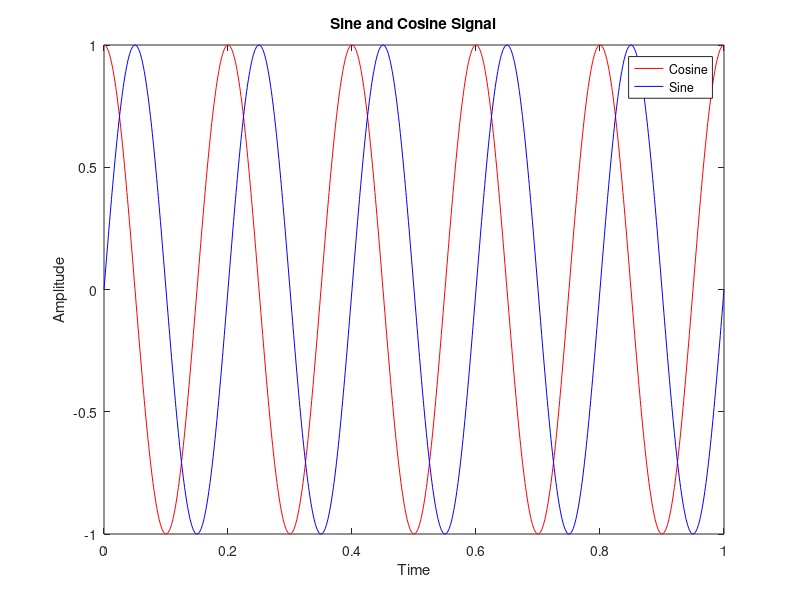
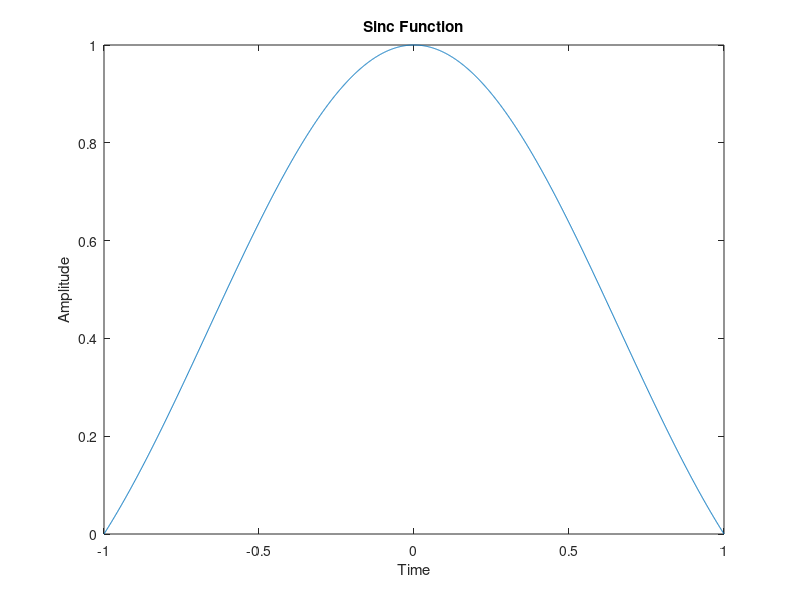
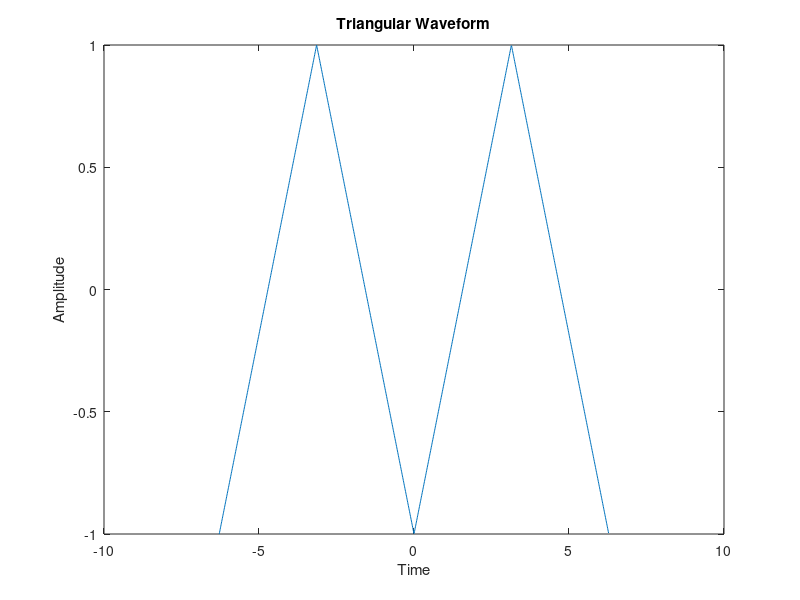
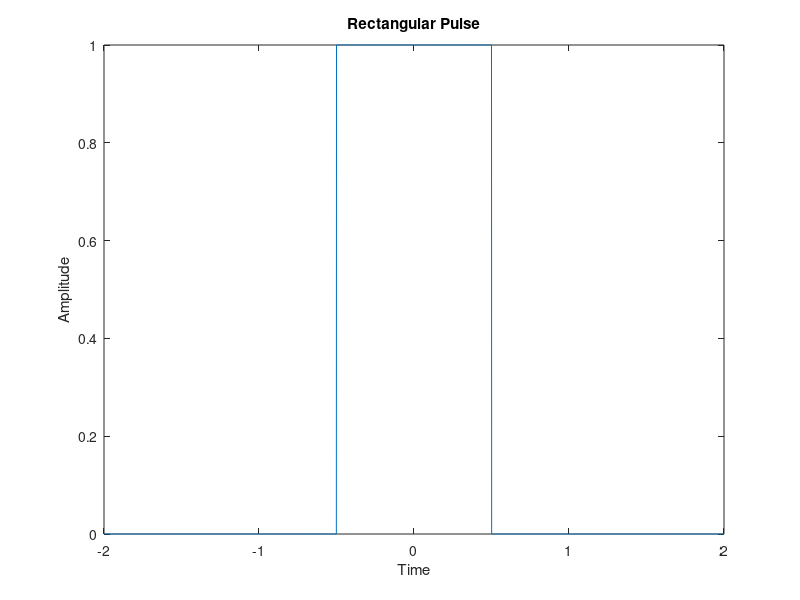

These figures' MATLAB source, in order:
clc;
clear;
close all;
% 1. Sine / Cosine Signal
t = 0:0.001:1;
f=5;
x1 = cos(2*pi*f*t);
x2 = sin(2*pi*f*t);
figure;
plot(t,x1,'r',t,x2,'b');
xlabel('Time');
ylabel('Amplitude');
title('Sine and Cosine Signal');
legend('Cosine','Sine');

% 2. Sinc Function

t1= -1:0.001:1
x3 = sin(pi*t1)./(pi*t1);
x3(t1==0) = 1;
figure;
plot(t1,x3);
xlabel('Time');
ylabel('Amplitude');
title('Sinc Function');

% 3. Triangular Waveform

t2= -2*pi:0.01:2*pi;
x4 = 2*abs(2*(t2/(2*pi) - floor(0.5+ t2/(2*pi)))) - 1;
figure;
plot(t2,x4);
xlabel('Time');
ylabel ('Amplitude');
title('Triangular Waveform');

% 4. Rectangular Pulse

t3=-2:0.001:2;
x5 = double(abs(t3) <= 0.5);
figure;
plot(t3,x5);
xlabel('Time');
ylabel('Amplitude');
title('Rectangular Pulse');

% 5. Sawtooth Waveform

t4=-2*pi:0.01:2*pi;
x6 = 2*(t4/(2*pi) - floor(0.5 + t4/(2*pi)));
figure;
plot(t4,x6);
xlabel('Time');
ylabel('amplitude');
title('Sawtooth Waveform');
legend('Sawtooth');
grid on;
